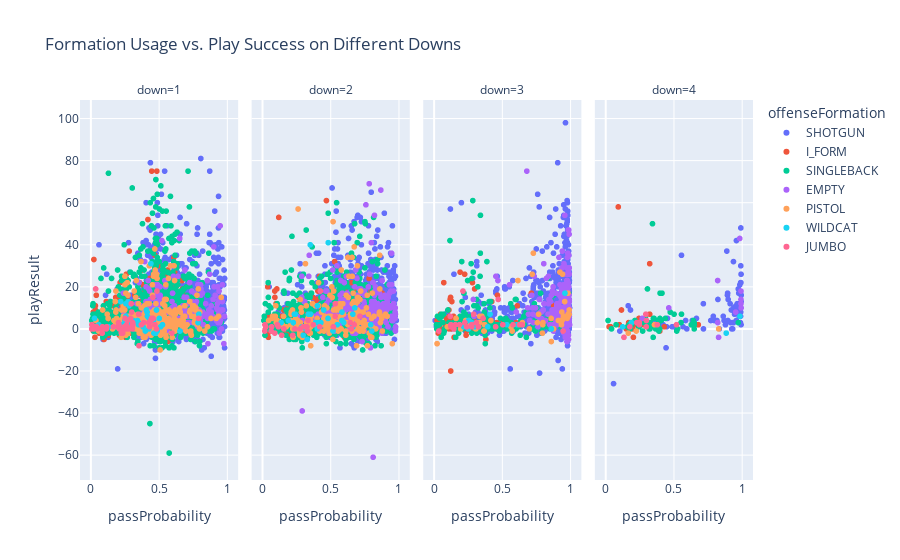

Source (notebook cell):
### Markdown cell above
### Suppose you are a brand new coach in the NFL, and you need some reference of which plays/formations to use and when. Your biggest weakness as a coach is this. You never know when to run the ball, or when to pass the ball on offense. On defense, you don't understand when to blitz, or when to play coverage. Let's create something that can help you understand the big picture.

### Code cell
fig = px.scatter(plays_df, x='passProbability', y='playResult', color='offenseFormation',
             facet_col='down', title='Formation Usage vs. Play Success on Different Downs')

fig.show()

### Figure 1 — Plotly figure (JSON) as saved in the notebook; plotly's stock layout.template omitted (floating-point values rounded to 4 significant figures; data arrays with more than 128 entries replaced by an {"elided": "..."} marker saying what was removed)
{"data": [{"hovertemplate": "offenseFormation=SHOTGUN<br>down=1<br>passProbability=%{x}<br>playResult=%{y}<extra></extra>", "legendgroup": "SHOTGUN", "marker": {"color": "#636efa", "symbol": "circle"}, "mode": "markers", "name": "SHOTGUN", "showlegend": true, "type": "scattergl", "x": {"elided": "2531 float values"}, "xaxis": "x", "y": {"elided": "2531 int values"}, "yaxis": "y"}, {"hovertemplate": "offenseFormation=SHOTGUN<br>down=2<br>passProbability=%{x}<br>playResult=%{y}<extra></extra>", "legendgroup": "SHOTGUN", "marker": {"color": "#636efa", "symbol": "circle"}, "mode": "markers", "name": "SHOTGUN", "showlegend": false, "type": "scattergl", "x": {"elided": "2333 float values"}, "xaxis": "x2", "y": {"elided": "2333 int values"}, "yaxis": "y2"}, {"hovertemplate": "offenseFormation=SHOTGUN<br>down=3<br>passProbability=%{x}<br>playResult=%{y}<extra></extra>", "legendgroup": "SHOTGUN", "marker": {"color": "#636efa", "symbol": "circle"}, "mode": "markers", "name": "SHOTGUN", "showlegend": false, "type": "scattergl", "x": {"elided": "1435 float values"}, "xaxis": "x3", "y": {"elided": "1435 int values"}, "yaxis": "y3"}, {"hovertemplate": "offenseFormation=SHOTGUN<br>down=4<br>passProbability=%{x}<br>playResult=%{y}<extra></extra>", "legendgroup": "SHOTGUN", "marker": {"color": "#636efa", "symbol": "circle"}, "mode": "markers", "name": "SHOTGUN", "showlegend": false, "type": "scattergl", "x": [0.9933, 0.8984, 0.9937, 0.9782, 0.8185, 0.6507, 0.9606, 0.7732, 0.7188, 0.9744, 0.9675, 0.9147, 0.9362, 0.9928, 0.8955, 0.9936, 0.9952, 0.3029, 0.5976, 0.9961, 0.9907, 0.9621, 0.9613, 0.8964, 0.9238, 0.9953, 0.9473, 0.919, 0.9404, 0.9745, 0.4499, 0.8908, 0.9874, 0.9752, 0.1961, 0.9936, 0.4935, 0.985, 0.7917, 0.4897, 0.05971, 0.4557, 0.6373, 0.6682, 0.957, 0.9003, 0.9396, 0.9731, 0.9962, 0.8647, 0.8706, 0.9414, 0.1059, 0.9921, 0.8256, 0.5698, 0.8809, 0.1673, 0.5884, 0.9915, 0.9812, 0.9868, 0.9272, 0.9336, 0.5584, 0.4494, 0.4235, 0.522, 0.9941, 0.7984, 0.1842, 0.7196, 0.3593, 0.8357, 0.4449, 0.3568, 0.9865, 0.9806, 0.3898], "xaxis": "x4", "y": [30, 4, 10, 17, 4, 3, 4, 4, 12, 9, 12, 12, 3, 8, 16, 48, 2, 2, 0, 16, 3, 9, 42, 17, 9, 26, 7, 3, 3, 19, 5, 37, 17, 7, 2, 17, 1, 7, 6, 1, -26, 5, 4, 5, 11, 14, 32, 9, 13, 6, 4, 10, -1, 22, 14, 1, 2, 11, 4, 6, 6, 11, 0, 0, 35, 1, 2, 0, 22, 4, 9, 0, 3, 0, -9, 2, 21, 8, 3], "yaxis": "y4"}, {"hovertemplate": "offenseFormation=I_FORM<br>down=1<br>passProbability=%{x}<br>playResult=%{y}<extra></extra>", "legendgroup": "I_FORM", "marker": {"color": "#EF553B", "symbol": "circle"}, "mode": "markers", "name": "I_FORM", "showlegend": true, "type": "scattergl", "x": {"elided": "581 float values"}, "xaxis": "x", "y": {"elided": "581 int values"}, "yaxis": "y"}, {"hovertemplate": "offenseFormation=I_FORM<br>down=2<br>passProbability=%{x}<br>playResult=%{y}<extra></extra>", "legendgroup": "I_FORM", "marker": {"color": "#EF553B", "symbol": "circle"}, "mode": "markers", "name": "I_FORM", "showlegend": false, "type": "scattergl", "x": {"elided": "234 float values"}, "xaxis": "x2", "y": {"elided": "234 int values"}, "yaxis": "y2"}, {"hovertemplate": "offenseFormation=I_FORM<br>down=3<br>passProbability=%{x}<br>playResult=%{y}<extra></extra>", "legendgroup": "I_FORM", "marker": {"color": "#EF553B", "symbol": "circle"}, "mode": "markers", "name": "I_FORM", "showlegend": false, "type": "scattergl", "x": [0.4263, 0.02301, 0.1105, 0.2923, 0.1192, 0.1401, 0.05453, 0.4346, 0.1275, 0.1249, 0.1424, 0.02718, null, 0.2258, 0.1236, 0.2851, null, 0.04891, 0.5088, 0.3822, 0.1221, 0.6024, 0.3939, 0.2837, 0.2829, 0.236, 0.1629, 0.169, 0.1876, 0.3816, 0.8786, 0.1114, 0.6378, 0.1921, 0.1483, 0.362, 0.1851, 0.1224, 0.2442, 0.1952, 0.9331, 0.769, 0.1965, 0.1737, 0.457, 0.1442, 0.315, 0.2394, 0.1404, 0.3111, 0.3424, 0.4244, 0.2444, 0.07262, 0.6116, 0.2886, 0.04382, 0.03162, 0.1459, 0.3236, 0.3167, 0.1721, 0.09693, 0.22, 0.2989, 0.4621, 0.1445, 0.05957, 0.3929, 0.08316, 0.113, 0.7146, 0.132, 0.2361, 0.105, 0.4665, 0.09264, 0.1164, 0.2368, 0.1291, 0.1674, 0.1543, 0.09924, 0.231, 0.3719, 0.1529, null, 0.1016], "xaxis": "x3", "y": [2, 4, 9, 5, 14, 2, 0, 1, 3, 0, 2, 0, 6, 26, -20, 4, -5, 7, 4, 1, 5, 3, 3, 1, 22, 1, 2, 1, 2, -5, 11, 0, 3, 27, -4, 2, 3, 15, 1, 2, 5, 4, 5, 3, 0, 6, 0, -1, 2, 2, 3, 13, 0, 22, 11, 0, 0, -2, 0, 1, 0, 0, 2, 0, 19, 3, 4, 3, 3, 2, 6, 17, 13, -3, 5, 16, 5, 4, 2, 2, 2, 2, 2, 2, 1, 0, 5, 3], "yaxis": "y3"}, {"hovertemplate": "offenseFormation=I_FORM<br>down=4<br>passProbability=%{x}<br>playResult=%{y}<extra></extra>", "legendgroup": "I_FORM", "marker": {"color": "#EF553B", "symbol": "circle"}, "mode": "markers", "name": "I_FORM", "showlegend": false, "type": "scattergl", "x": [0.1533, 0.3317, 0.3249, 0.6817, 0.3251, 0.1694, 0.3992, 0.1884, 0.2002, 0.2183, 0.03617, 0.3639, 0.2463, 0.1179, 0.03912, 0.378, 0.2654, 0.02719, 0.1025, 0.432, 0.1765, 0.2056, 0.09463, 0.2856, 0.1704, 0.1793], "xaxis": "x4", "y": [0, 2, 31, 2, 7, 2, -1, 0, 0, 2, 1, 2, 5, 9, 1, 1, 2, 1, 2, 1, 0, -4, 58, 2, 3, 2], "yaxis": "y4"}, {"hovertemplate": "offenseFormation=SINGLEBACK<br>down=1<br>passProbability=%{x}<br>playResult=%{y}<extra></extra>", "legendgroup": "SINGLEBACK", "marker": {"color": "#00cc96", "symbol": "circle"}, "mode": "markers", "name": "SINGLEBACK", "showlegend": true, "type": "scattergl", "x": {"elided": "2119 float values"}, "xaxis": "x", "y": {"elided": "2119 int values"}, "yaxis": "y"}, {"hovertemplate": "offenseFormation=SINGLEBACK<br>down=2<br>passProbability=%{x}<br>playResult=%{y}<extra></extra>", "legendgroup": "SINGLEBACK", "marker": {"color": "#00cc96", "symbol": "circle"}, "mode": "markers", "name": "SINGLEBACK", "showlegend": false, "type": "scattergl", "x": {"elided": "1132 float values"}, "xaxis": "x2", "y": {"elided": "1132 int values"}, "yaxis": "y2"}, {"hovertemplate": "offenseFormation=SINGLEBACK<br>down=3<br>passProbability=%{x}<br>playResult=%{y}<extra></extra>", "legendgroup": "SINGLEBACK", "marker": {"color": "#00cc96", "symbol": "circle"}, "mode": "markers", "name": "SINGLEBACK", "showlegend": false, "type": "scattergl", "x": {"elided": "219 float values"}, "xaxis": "x3", "y": {"elided": "219 int values"}, "yaxis": "y3"}, {"hovertemplate": "offenseFormation=SINGLEBACK<br>down=4<br>passProbability=%{x}<br>playResult=%{y}<extra></extra>", "legendgroup": "SINGLEBACK", "marker": {"color": "#00cc96", "symbol": "circle"}, "mode": "markers", "name": "SINGLEBACK", "showlegend": false, "type": "scattergl", "x": [0.3205, 0.391, 0.3472, 0.1621, 0.3888, 0.3087, 0.3791, 0.4011, 0.6452, 0.5233, 0.3268, 0.2732, 0.3109, 0.2473, 0.1734, 0.44, 0.6421, 0.3526, 0.1873, 0.5584, 0.3504, 0.6299, 0.4002, 0.3854, 0.9746, 0.3894, 0.3286, 0.5037, 0.3727, 0.3982, 0.2804, 0.2942, 0.3894, 0.2445, 0.2166, 0.04498, 0.1819, 0.07849, 0.4154, 0.392, 0.357, 0.6514, 0.3081, 0.3685, 0.3018, 0.3456, 0.6527, 0.555, 0.651, 0.0195, 0.5295, 0.4755, 0.4098, 0.1928], "xaxis": "x4", "y": [0, 4, 1, 1, 0, 19, 2, 17, 4, -1, 0, -1, 2, 1, 2, 5, 2, 5, 3, 7, -4, 2, 5, 2, 3, 0, 3, 7, 2, 0, 3, 5, 4, 1, 4, 0, 0, 2, 17, -1, 5, 0, 2, 0, 3, 50, 2, 3, 3, 4, 0, 8, 4, 2], "yaxis": "y4"}, {"hovertemplate": "offenseFormation=EMPTY<br>down=1<br>passProbability=%{x}<br>playResult=%{y}<extra></extra>", "legendgroup": "EMPTY", "marker": {"color": "#ab63fa", "symbol": "circle"}, "mode": "markers", "name": "EMPTY", "showlegend": true, "type": "scattergl", "x": {"elided": "247 float values"}, "xaxis": "x", "y": {"elided": "247 int values"}, "yaxis": "y"}, {"hovertemplate": "offenseFormation=EMPTY<br>down=2<br>passProbability=%{x}<br>playResult=%{y}<extra></extra>", "legendgroup": "EMPTY", "marker": {"color": "#ab63fa", "symbol": "circle"}, "mode": "markers", "name": "EMPTY", "showlegend": false, "type": "scattergl", "x": {"elided": "296 float values"}, "xaxis": "x2", "y": {"elided": "296 int values"}, "yaxis": "y2"}, {"hovertemplate": "offenseFormation=EMPTY<br>down=3<br>passProbability=%{x}<br>playResult=%{y}<extra></extra>", "legendgroup": "EMPTY", "marker": {"color": "#ab63fa", "symbol": "circle"}, "mode": "markers", "name": "EMPTY", "showlegend": false, "type": "scattergl", "x": {"elided": "296 float values"}, "xaxis": "x3", "y": {"elided": "296 int values"}, "yaxis": "y3"}, {"hovertemplate": "offenseFormation=EMPTY<br>down=4<br>passProbability=%{x}<br>playResult=%{y}<extra></extra>", "legendgroup": "EMPTY", "marker": {"color": "#ab63fa", "symbol": "circle"}, "mode": "markers", "name": "EMPTY", "showlegend": false, "type": "scattergl", "x": [0.8235, 0.9558, 0.9959, 0.2697, 0.8303, 0.9854, 0.9945, 0.9949, 0.824, 0.465, 0.9947], "xaxis": "x4", "y": [23, 8, 10, 5, -4, 43, 14, 12, 3, 10, 18], "yaxis": "y4"}, {"hovertemplate": "offenseFormation=PISTOL<br>down=1<br>passProbability=%{x}<br>playResult=%{y}<extra></extra>", "legendgroup": "PISTOL", "marker": {"color": "#FFA15A", "symbol": "circle"}, "mode": "markers", "name": "PISTOL", "showlegend": true, "type": "scattergl", "x": {"elided": "342 float values"}, "xaxis": "x", "y": {"elided": "342 int values"}, "yaxis": "y"}, {"hovertemplate": "offenseFormation=PISTOL<br>down=2<br>passProbability=%{x}<br>playResult=%{y}<extra></extra>", "legendgroup": "PISTOL", "marker": {"color": "#FFA15A", "symbol": "circle"}, "mode": "markers", "name": "PISTOL", "showlegend": false, "type": "scattergl", "x": {"elided": "201 float values"}, "xaxis": "x2", "y": {"elided": "201 int values"}, "yaxis": "y2"}, {"hovertemplate": "offenseFormation=PISTOL<br>down=3<br>passProbability=%{x}<br>playResult=%{y}<extra></extra>", "legendgroup": "PISTOL", "marker": {"color": "#FFA15A", "symbol": "circle"}, "mode": "markers", "name": "PISTOL", "showlegend": false, "type": "scattergl", "x": [0.5656, 0.7212, 0.8783, 0.3675, 0.3718, 0.7985, 0.9307, 0.913, 0.3525, 0.2332, 0.6493, 0.9924, null, 0.3354, null, 0.8615, 0.9842, 0.9774, 0.796, 0.9848, 0.7005, 0.9595, 0.7296, 0.1625, 0.1966, 0.3685, 0.9403, 0.5747, 0.9385, 0.9926, 0.7998, 0.3729, null, 0.3079, 0.7679, 0.7593, 0.9835, 0.9246, 0.4183, 0.02329, 0.09922, 0.6167, 0.8599, 0.2559, null, 0.3076, 0.6493, 0.9434, 0.9508, 0.3366, 0.936, 0.2695], "xaxis": "x3", "y": [1, 26, 0, -1, 2, 2, 4, 4, 6, 4, 2, 7, -10, 3, -5, -6, 7, 5, -2, 6, 0, 13, 36, 5, 0, -1, 4, -1, 8, 9, 3, 2, -10, 0, 7, 3, 17, 27, 4, -7, 1, 23, 5, 4, -5, 2, 3, 26, 6, 6, 2, 2], "yaxis": "y3"}, {"hovertemplate": "offenseFormation=PISTOL<br>down=4<br>passProbability=%{x}<br>playResult=%{y}<extra></extra>", "legendgroup": "PISTOL", "marker": {"color": "#FFA15A", "symbol": "circle"}, "mode": "markers", "name": "PISTOL", "showlegend": false, "type": "scattergl", "x": [0.3602, 0.8309, 0.2264, 0.168], "xaxis": "x4", "y": [2, 0, -1, -2], "yaxis": "y4"}, {"hovertemplate": "offenseFormation=WILDCAT<br>down=1<br>passProbability=%{x}<br>playResult=%{y}<extra></extra>", "legendgroup": "WILDCAT", "marker": {"color": "#19d3f3", "symbol": "circle"}, "mode": "markers", "name": "WILDCAT", "showlegend": true, "type": "scattergl", "x": [0.3116, 0.4856, 0.4749, 0.4593, 0.2736, 0.1294, 0.4623, 0.2574, 0.215, 0.5014, 0.4813, 0.2494, 0.4404, 0.7918, 0.3995, 0.3487, 0.4306, 0.6538, 0.2792, null, 0.05776, 0.4078, 0.5252, 0.7859, 0.2299, 0.2684, 0.3497, 0.2258, null, 0.2819, 0.2184, 0.3826, 0.342, 0.4121, 0.02648, 0.4149, 0.426, 0.2574, 0.4279, 0.5115], "xaxis": "x", "y": [4, -1, -2, 4, 13, 1, -2, 6, 1, 5, 9, 4, 31, 7, -1, 3, 5, -1, 11, -10, 2, 9, 2, 3, 2, 3, 2, -1, -10, 2, 13, 1, 4, 8, 5, 6, 0, 12, 5, 1], "yaxis": "y"}, {"hovertemplate": "offenseFormation=WILDCAT<br>down=2<br>passProbability=%{x}<br>playResult=%{y}<extra></extra>", "legendgroup": "WILDCAT", "marker": {"color": "#19d3f3", "symbol": "circle"}, "mode": "markers", "name": "WILDCAT", "showlegend": false, "type": "scattergl", "x": [0.3177, 0.2347, 0.2991, 0.4081, 0.2421, 0.6639, 0.4498, 0.6777, 0.518, 0.5833, 0.483, 0.3375, 0.3535, 0.664, 0.3296, 0.351, 0.191, 0.3907, 0.2266, 0.4038, 0.8025, 0.429, 0.4026, 0.584, 0.2904, 0.5966, null, 0.7947, 0.5492, 0.662, 0.1379, 0.4815], "xaxis": "x2", "y": [0, 7, -3, 3, 7, 7, 9, 10, -1, 4, 41, 7, 7, 1, -5, 40, 4, 3, 3, 11, -1, 3, 0, 8, 1, 3, -5, 2, 2, 2, 3, 5], "yaxis": "y2"}, {"hovertemplate": "offenseFormation=WILDCAT<br>down=3<br>passProbability=%{x}<br>playResult=%{y}<extra></extra>", "legendgroup": "WILDCAT", "marker": {"color": "#19d3f3", "symbol": "circle"}, "mode": "markers", "name": "WILDCAT", "showlegend": false, "type": "scattergl", "x": [0.2539, 0.2526, 0.4118, 0.6103, 0.9615, 0.2773, 0.2992, 0.2193, 0.8612, 0.3949, 0.5348], "xaxis": "x3", "y": [4, 0, 7, 2, 17, 3, 1, 1, 0, 1, 2], "yaxis": "y3"}, {"hovertemplate": "offenseFormation=WILDCAT<br>down=4<br>passProbability=%{x}<br>playResult=%{y}<extra></extra>", "legendgroup": "WILDCAT", "marker": {"color": "#19d3f3", "symbol": "circle"}, "mode": "markers", "name": "WILDCAT", "showlegend": false, "type": "scattergl", "x": [0.1915, 0.1266, 0.8864, 0.9869], "xaxis": "x4", "y": [3, 1, -2, 6], "yaxis": "y4"}, {"hovertemplate": "offenseFormation=JUMBO<br>down=1<br>passProbability=%{x}<br>playResult=%{y}<extra></extra>", "legendgroup": "JUMBO", "marker": {"color": "#FF6692", "symbol": "circle"}, "mode": "markers", "name": "JUMBO", "showlegend": true, "type": "scattergl", "x": [0.2234, 0.006951, 0.1155, 0.3038, 0.2574, 0.2335, 0.4309, 0.1654, 0.1993, 0.04574, 0.2709, 0.4295, 0.3874, 0.7895, 0.3701, 0.2963, 0.4449, 0.2918, 0.209, 0.4256, 0.08478, 0.206, 0.3501, 0.4814, 0.2505, 0.456, 0.4699, 0.4395, 0.3014, 0.353, 0.01626, 0.0415, 0.2781, 0.1131, 0.2468, 0.2025, 0.02565, 0.4544, 0.005607, 0.2994, 0.02459, 0.4847, 0.3064, 0.2452, 0.0768, 0.2679, 0.5946, 0.03493, 0.2615, 0.3084, 0.08338], "xaxis": "x", "y": [-2, 2, 1, 0, 0, -2, 1, 1, 1, 0, 0, 3, 3, 5, 2, 12, 5, 5, 0, 3, 1, 2, 7, 0, 5, 5, 2, 4, 1, -8, 0, 1, 0, 0, 0, 3, 1, 15, 0, 8, 1, 18, 3, 1, 0, 4, -2, 19, 2, 2, -2], "yaxis": "y"}, {"hovertemplate": "offenseFormation=JUMBO<br>down=2<br>passProbability=%{x}<br>playResult=%{y}<extra></extra>", "legendgroup": "JUMBO", "marker": {"color": "#FF6692", "symbol": "circle"}, "mode": "markers", "name": "JUMBO", "showlegend": false, "type": "scattergl", "x": [0.1416, 0.4258, 0.06779, 0.06422, 0.1574, 0.3116, 0.3304, 0.223, 0.3273, 0.2379, 0.2982, 0.5349, null, 0.277, 0.4208, 0.09107, 0.1093, 0.644, 0.01746, 0.7154, 0.1175, 0.335, 0.5207, 0.01867, 0.02446, 0.6731, 0.3729, 0.534, 0.6511], "xaxis": "x2", "y": [-3, 18, 1, -1, 0, 1, -1, -3, 1, 0, 1, 12, 5, 0, 1, -2, 2, 3, -1, 6, 1, 4, 1, 2, 1, 2, 2, 6, 0], "yaxis": "y2"}, {"hovertemplate": "offenseFormation=JUMBO<br>down=3<br>passProbability=%{x}<br>playResult=%{y}<extra></extra>", "legendgroup": "JUMBO", "marker": {"color": "#FF6692", "symbol": "circle"}, "mode": "markers", "name": "JUMBO", "showlegend": false, "type": "scattergl", "x": [0.3115, 0.1573, 0.2134, 0.277, 0.6475, 0.5806, 0.6287, 0.9475, 0.4529, 0.3258, 0.1197, 0.1251, 0.03635, 0.2775, 0.5054, 0.2399, 0.1247, 0.4724, 0.3608, 0.3281, null, 0.1471, 0.2917, 0.1884, 0.2273], "xaxis": "x3", "y": [3, 2, 18, 2, 2, 2, 2, -1, 1, 1, 6, 1, -1, 1, 2, 1, 2, 14, 5, 1, 5, 0, 7, 2, 3], "yaxis": "y3"}, {"hovertemplate": "offenseFormation=JUMBO<br>down=4<br>passProbability=%{x}<br>playResult=%{y}<extra></extra>", "legendgroup": "JUMBO", "marker": {"color": "#FF6692", "symbol": "circle"}, "mode": "markers", "name": "JUMBO", "showlegend": false, "type": "scattergl", "x": [0.1793, 0.5214, 0.3009, 0.2491, 0.1364, 0.2999, 0.2971, 0.3807, 0.2303, 0.2491], "xaxis": "x4", "y": [1, 2, 4, 3, -4, 1, 7, 2, 3, 2], "yaxis": "y4"}], "layout": {"annotations": [{"font": {}, "showarrow": false, "text": "down=1", "x": 0.1175, "xanchor": "center", "xref": "paper", "y": 1, "yanchor": "bottom", "yref": "paper"}, {"font": {}, "showarrow": false, "text": "down=2", "x": 0.3725, "xanchor": "center", "xref": "paper", "y": 1, "yanchor": "bottom", "yref": "paper"}, {"font": {}, "showarrow": false, "text": "down=3", "x": 0.6275, "xanchor": "center", "xref": "paper", "y": 1, "yanchor": "bottom", "yref": "paper"}, {"font": {}, "showarrow": false, "text": "down=4", "x": 0.8825, "xanchor": "center", "xref": "paper", "y": 1, "yanchor": "bottom", "yref": "paper"}], "legend": {"title": {"text": "offenseFormation"}, "tracegroupgap": 0}, "title": {"text": "Formation Usage vs. Play Success on Different Downs"}, "xaxis": {"anchor": "y", "domain": [0, 0.235], "title": {"text": "passProbability"}}, "xaxis2": {"anchor": "y2", "domain": [0.255, 0.49], "matches": "x", "title": {"text": "passProbability"}}, "xaxis3": {"anchor": "y3", "domain": [0.51, 0.745], "matches": "x", "title": {"text": "passProbability"}}, "xaxis4": {"anchor": "y4", "domain": [0.765, 1.0], "matches": "x", "title": {"text": "passProbability"}}, "yaxis": {"anchor": "x", "domain": [0, 1], "title": {"text": "playResult"}}, "yaxis2": {"anchor": "x2", "domain": [0, 1], "matches": "y", "showticklabels": false}, "yaxis3": {"anchor": "x3", "domain": [0, 1], "matches": "y", "showticklabels": false}, "yaxis4": {"anchor": "x4", "domain": [0, 1], "matches": "y", "showticklabels": false}}}
